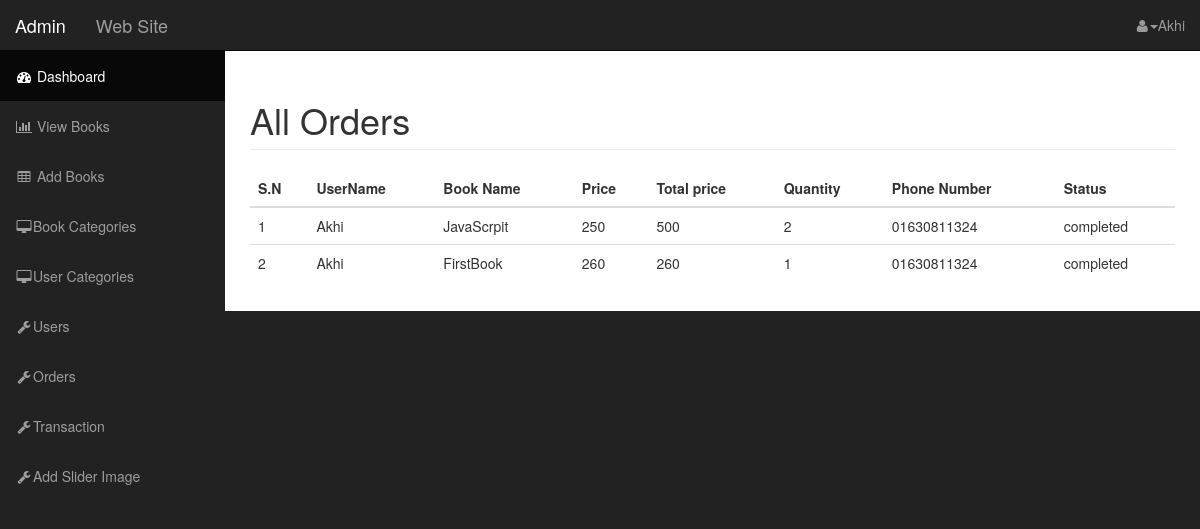
Screenshot of /admin/orders.php (signed in) with the database file from the repository.
### tables this page shows
CREATE TABLE `orders` (
  `id` int(11) NOT NULL,
  `book_id` int(11) NOT NULL,
  `user_id` int(11) NOT NULL,
  `quantity` int(11) NOT NULL,
  `phone` varchar(255) NOT NULL,
  `status` varchar(255) NOT NULL
);

CREATE TABLE `users` (
  `id` int(11) NOT NULL,
  `first_name` varchar(255) NOT NULL,
  `last_name` varchar(255) NOT NULL,
  `username` varchar(255) NOT NULL,
  `email` varchar(255) NOT NULL,
  `user_cat_id` int(11) NOT NULL,
  `password` varchar(255) NOT NULL,
  `validation_code` varchar(255) NOT NULL,
  `active` tinyint(4) NOT NULL DEFAULT '0'
);

CREATE TABLE `books` (
  `book_id` int(11) NOT NULL,
  `book_name` varchar(255) NOT NULL,
  `author_name` varchar(255) NOT NULL,
  `book_isbn` int(11) NOT NULL,
  `book_cat_id` int(11) NOT NULL,
  `book_quantity` int(11) NOT NULL,
  `book_price` float NOT NULL,
  `description` text NOT NULL,
  `book_image` varchar(255) NOT NULL
);

### classes/Transaction.php (called while the page is built, shortened)
<?php
$filepath=realpath(dirname(__FILE__));
include_once ($filepath.'/../lib/Database.php');
?>
<?php
 class Transaction
 {
 	private $db;
 	function __construct()
 	{
 		 $this->db=new Database();
 	}
 public function get_all_orders(){
    $query = "SELECT orders.quantity,orders.phone,orders.status,users.username,
              books.book_name,books.book_price
              FROM orders
                  INNER JOIN books  ON books.book_id = orders.book_id
                  INNER JOIN users  ON users.id  = orders.user_id
              ";
   $result=$this->db->select($query);
   return $result;
 }
 }

### lib/Database.php (called while the page is built, shortened)
<?php
Class Database{
 public $host   = DB_HOST;
 public $user   = DB_USER;
 public $pass   = DB_PASS;
 public $dbname = DB_NAME;
 public $link;
private function connectDB(){
 $this->link = new mysqli($this->host, $this->user, $this->pass,
  $this->dbname);
 }
public function select($query){
  $result = $this->link->query($query) or
   die($this->link->error.__LINE__);
  if($result->num_rows > 0){
    return $result;
  } else {
    return false;
  }
 }
}

### admin/orders.php (the view)
 <?php include 'inc/header.php'; ?>
    <div id="wrapper">
        <nav class="navbar navbar-inverse navbar-fixed-top" role="navigation">
              <?php include 'inc/top_nav.php'; ?>
               <?php include 'inc/side_nav.php'; ?>
        </nav>
        <div id="page-wrapper">
            <div class="container-fluid">
        <div class="col-md-12">
<div class="row">
<h1 class="page-header">
   All Orders
</h1>
</div>
<div class="row">
<table class="table table-hover">
    <thead>
      <tr>
           <th>S.N</th>
           <th>UserName</th>
           <th>Book Name</th>
           <th>Price</th>
           <th>Total price</th>
           <th>Quantity</th>
           <th>Phone Number</th>
           <th>Status</th>
      </tr>
    </thead>
    <tbody>
        <?php
         $result=$tn->get_all_orders();
          if($result)
          {
            $i=0;
            while($value=$result->fetch_assoc()) {
            $i++;
          ?>
        <tr>
            <td><?php echo $i; ?></td>
            <td><?php echo $value['username']; ?></td>
            <td><?php echo $value['book_name']; ?></td>
            <td><?php echo $value['book_price']; ?></td>
            <td><?php echo $value['book_price'] * $value['quantity'] ; ?></td>
            <td><?php echo $value['quantity']; ?></td>
            <td><?php echo $value['phone']; ?></td>
           <td><?php echo $value['status']; ?></td>
        </tr>
      <?php } } ?>
    </tbody>
</table>
</div>
            </div>
        </div>
    </div>
    <?php include 'inc/footer.php'; ?>

### admin/css/sb-admin.css (style rules this page uses)
body { margin-top: 100px; background-color: #222; }
@media (min-width:768px) { body { margin-top: 50px; } }
#wrapper { padding-left: 0; }
#page-wrapper { width: 100%; padding: 0; background-color: #fff; }
@media (min-width:768px) { #wrapper { padding-left: 225px; } }
@media (min-width:768px) { #page-wrapper { padding: 10px; } }

### rows the page displays
orders: user.username "Akhi", book.book_name "JavaScrpit", book.book_price "250", $value['book_price'] * $value['quantity'] "500", quantity "2", phone "01630811324", status "completed"
orders: user.username "Akhi", book.book_name "FirstBook", book.book_price "260", $value['book_price']*$value['quantity'] "260", quantity "1", phone "01630811324", status "completed"

### other values shown
Session::get("adminname") "Akhi"
